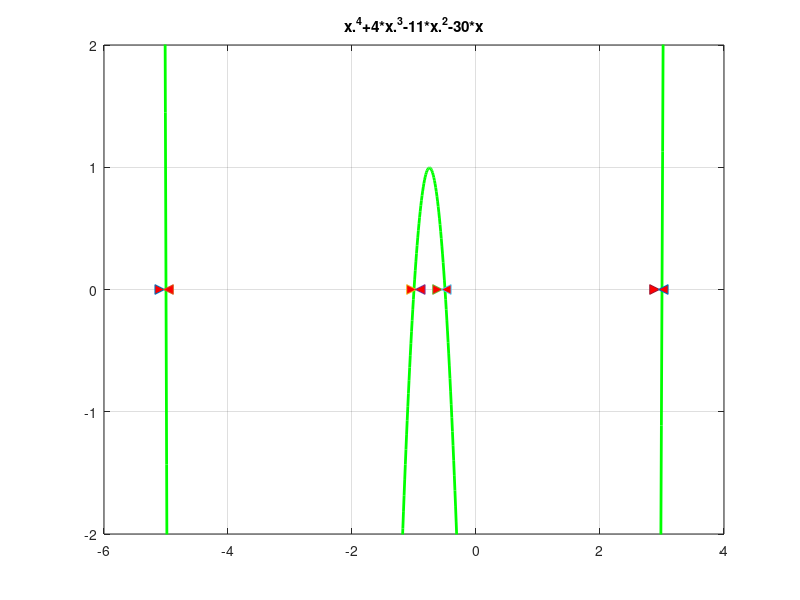

Write MATLAB code to recreate this figure.
clear all; close all ; clc;

 f = @(x)x.^4+7/2*x.^3-23/2*x.^2-43/2*x-15/2;
 x = -5.1:0.01:3.1;

%f = @(x)1.9*x.*sin(x)-(x/1.5-3).^2;
%x =  -10:0.1:10;

plot(x, f(x), 'g', 'LineWidth', 2);
ylim([-2,2])
grid on; hold on;

i = -10;
zingsnis = 0.14;
 %zingsnis = 0.6;

 while (i <= 10)   
   ats=f(i);
   ats2=f(i+zingsnis);
   P =sprintf('i=%d, ats=%d, i2=%d, ats2=%d',i,ats,i+zingsnis,ats2);
  % disp(P);
   
   if (ats > 0 && ats2 < 0) || (ats < 0 && ats2 > 0) || ( ats ==  0 || ats2 == 0)
       G =sprintf('[%0.2f ; %0.2f ]',i,i+zingsnis);
       disp(G);
       plot(i, 0, '>' , ...
            'MarkerFaceColor', 'r', 'MarkerSize' , 7)
       plot(i+zingsnis, 0, '<' , ...
            'MarkerFaceColor', 'r', 'MarkerSize' , 7)

   end
   i = i + zingsnis;
end

title('x.^4+4*x.^3-11*x.^2-30*x')